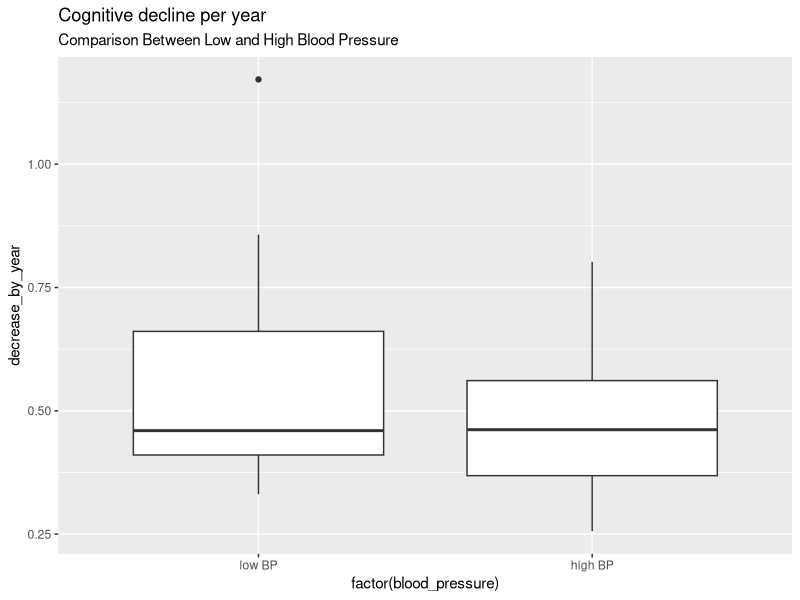
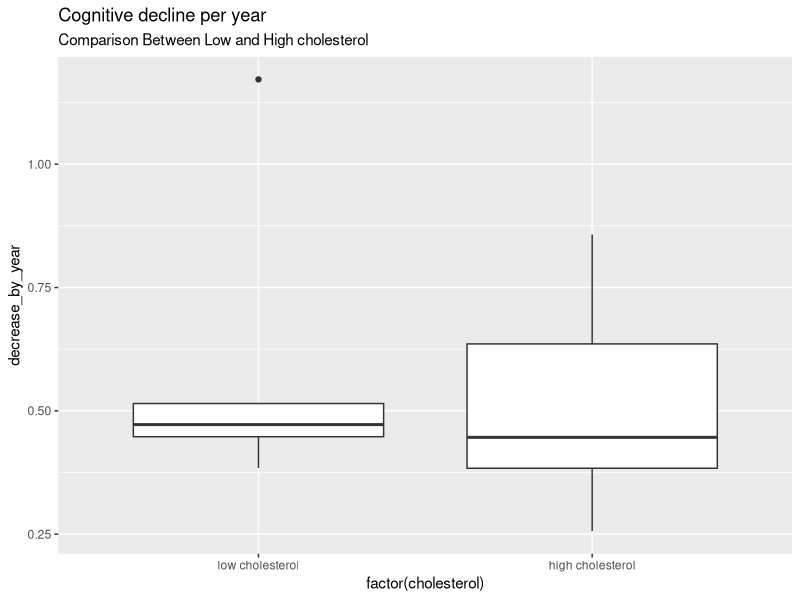
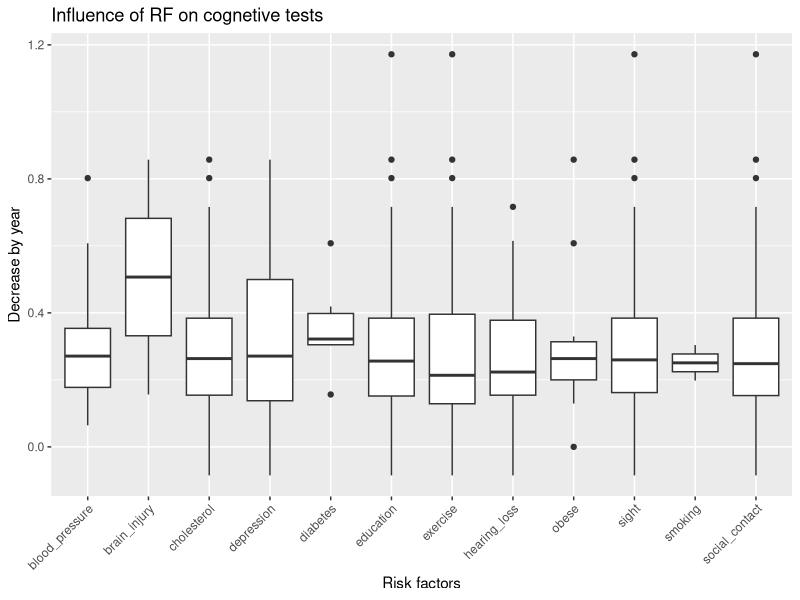
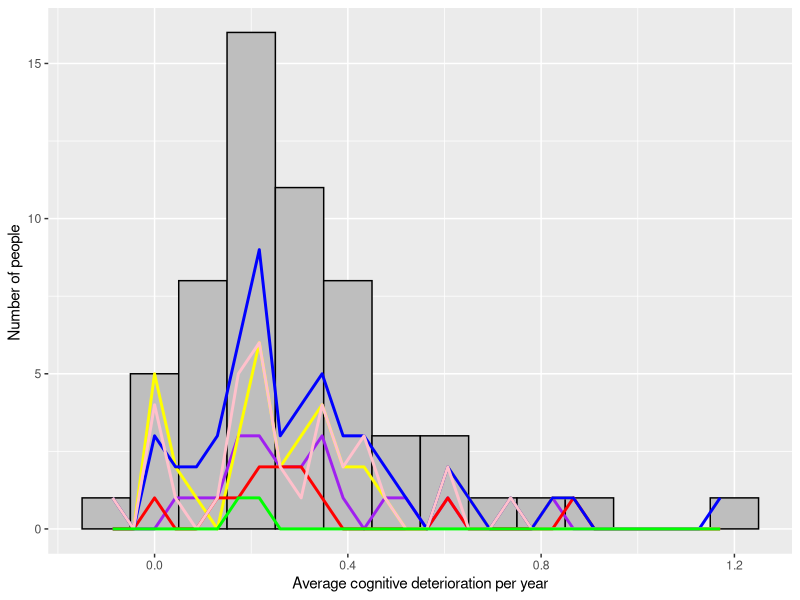
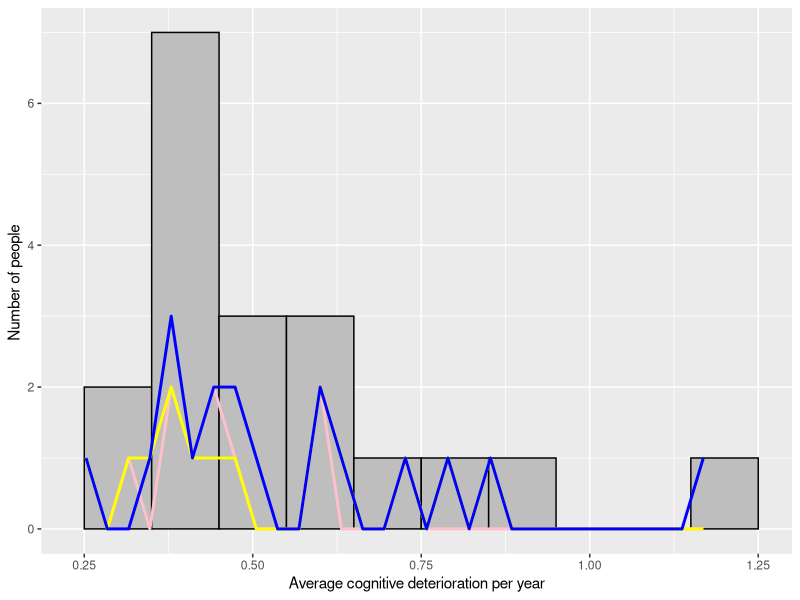

Reproduce these figures in R, in order.
install.packages("readr")
library(readr)
df<-read_tsv("risks_tests_20.tsv")


#verschil berekenen tussen beide cognitieve testen
df$verschil_cogn_test<- df$`MMSE`- df$`MOCA`



#verschil berekenen tussen data van afname cognitieve test
df$verschil_dag_testafn <- df$`MOCA_date`- df$`MMSE_date`

#verschil van dagen naar jaren zetten
df$verschil_jaar_testafn <- (df$`verschil_dag_testafn`/(365))

#numeriek maken aangezien R er dagen van maaktte
df$verschil_jaar_testafn <- as.numeric(df$verschil_jaar_testafn)



#daling cognitieve test per jaar
df$decrease_by_year <- (df$verschil_cogn_test/ (df$verschil_jaar_testafn))

library(tidyverse)


#grafiek maken: cognitieve achteruitgang linken met BP (ja/nee)
df_selected <- df |>
  filter(`MOCA`<26, `verschil_cogn_test`>=3)

df_selected |> 
  ggplot(aes(x = factor(blood_pressure), y = decrease_by_year)) +
  geom_boxplot() +
  scale_x_discrete(labels = c("-1" = "low BP", "1" = "high BP")) +
  labs(
  title="Cognitive decline per year",
  subtitle = "Comparison Between Low and High Blood Pressure"
)


#vergelijken op cholesterol
df_selected |> 
  ggplot(aes(x = factor(cholesterol), y = decrease_by_year)) +
  geom_boxplot() +
  scale_x_discrete(labels = c("-1" = "low cholesterol", "1" = "high cholesterol")) +
  labs(
    title="Cognitive decline per year",
    subtitle = "Comparison Between Low and High cholesterol"
  )

#alle boxplotten tesamen om te kijken welke RF eruit springt
df_tesamen<- df|> 
  select(hearing_loss, cholesterol, education, depression, social_contact, 
         brain_injury, sight, exercise, diabetes, smoking, blood_pressure, 
         obese, decrease_by_year) |>
  gather(key = "risicofactoren", value = "waarde", -decrease_by_year) |> 
  filter(waarde == 1)


ggplot(df_tesamen, aes(x = risicofactoren, y = decrease_by_year)) +
  geom_boxplot() + 
  labs(
    title = "Influence of RF on cognetive tests",
       x = "Risk factors",
       y = "Decrease by year") +
  theme(axis.text.x = element_text(angle = 45, hjust = 1))


#GRAFIEK MAKEN
library(ggplot2)

ggplot(df, aes(x = decrease_by_year)) +
  geom_histogram(color = "black", fill= "grey", binwidth=0.1)+
  geom_line(data = df[df$blood_pressure == 1, ], 
            aes(y = ..count..), stat = "bin", color = "purple", size = 1)+
  geom_line(data = df[df$cholesterol == 1, ], 
            aes(y = ..count..), stat = "bin", color = "yellow", size = 1)+
  geom_line(data = df[df$obese == 1, ], 
            aes(y = ..count..), stat = "bin", color = "red", size = 1)+
  geom_line(data = df[df$sight == 1, ], #1 of -1??
            aes(y = ..count..), stat = "bin", color = "blue", size = 1)+
  geom_line(data = df[df$hearing_loss == 1, ], 
            aes(y = ..count..), stat = "bin", color = "pink", size = 1)+
  geom_line(data = df[df$education == -1, ], #-1 want willen degene met lage eduation
            aes(y = ..count..), stat = "bin", color = "green", size = 1)+
  labs(
    x = "Average cognitive deterioration per year",
    y = "Number of people ", 
    color = "blood pressure"
  )


#nu selecteren op mensen met score lager dan 26 en verschil >3: 
library(ggplot2)

ggplot(df_selected, aes(x = decrease_by_year)) +
  geom_histogram(color = "black", fill= "grey", binwidth=0.1, na.rm = TRUE)+
  geom_line(data = df_selected[df_selected$hearing_loss == 1, ], 
            aes(y = ..count..), stat = "bin", color = "pink", size = 1)+
  geom_line(data = df_selected[df_selected$cholesterol == 1, ], 
            aes(y = ..count..), stat = "bin", color = "yellow", size = 1)+
  geom_line(data = df_selected[df_selected$sight == 1, ], #1 of -1??????
            aes(y = ..count..), stat = "bin", color = "blue", size = 1)+
  labs(
    x = "Average cognitive deterioration per year",
    y = "Number of people ", 
  )
